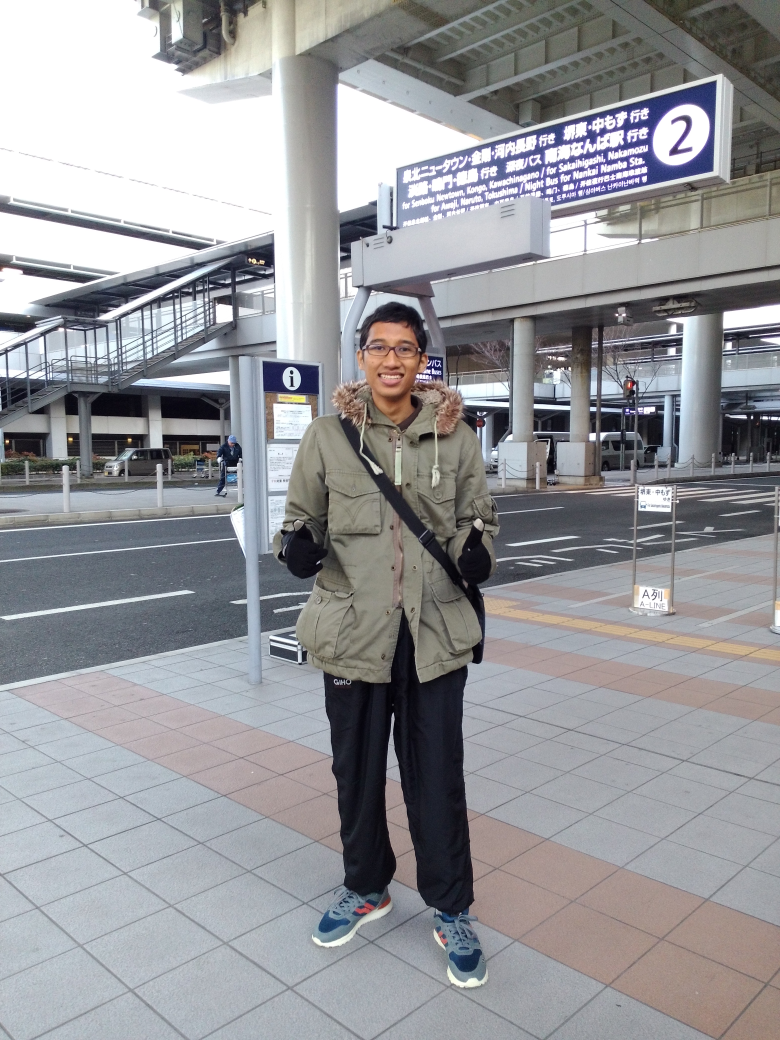
#> input picture img/img.jpg, 3120 x 4160 px (shown at 1/4 size)
$ python 'image grayscale.py'   (Python 2 division)   (older library calls are emulated)
#> lines starting #> are read from the running program, lines starting #| are printed output that depends on the picture
import cv2

image = cv2.imread("img/img.jpg", cv2.CV_LOAD_IMAGE_GRAYSCALE)
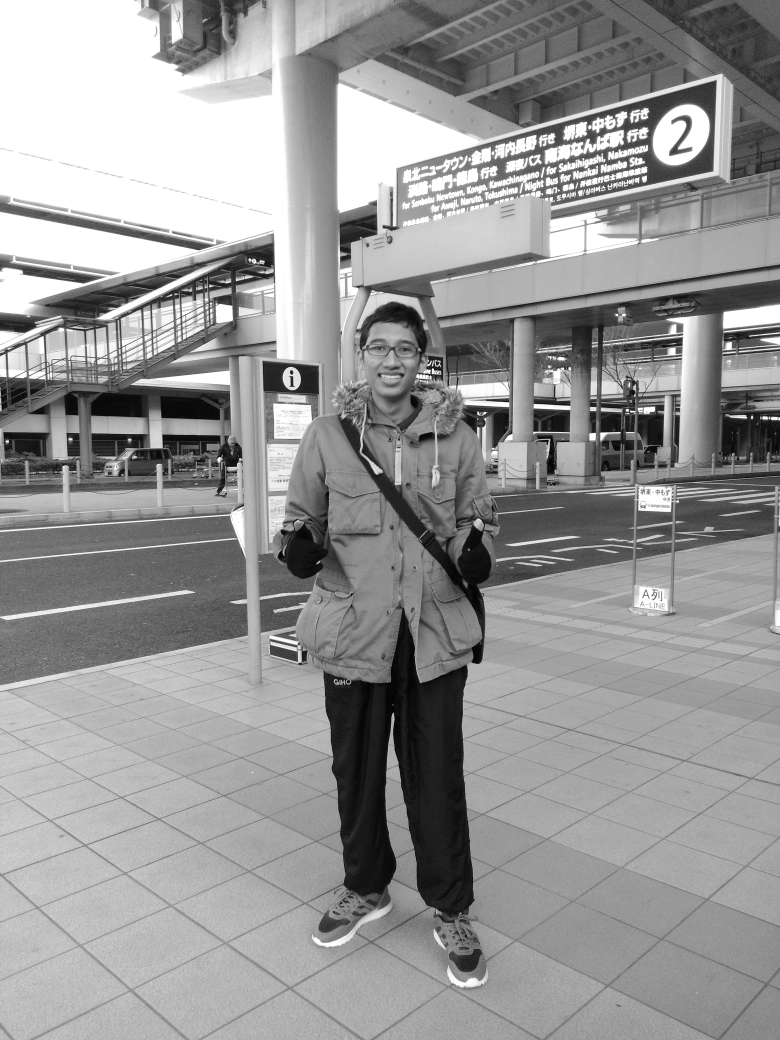
#> image: shape (4160, 3120) (shown at 1/4 size); min 0, max 255, mean 150.6
if cv2.imwrite('img/img-grayscale.jpg',image) :
	print "Success"
else :
	print "Failed"

oriimage = cv2.imread("img/img.jpg")
#> oriimage is the input picture: shape (4160, 3120, 3); mean B, G, R 153.9, 150.3, 149.8
newx,newy = oriimage.shape[1]/6,oriimage.shape[0]/6 #new size (w,h)
#> newx = 520; newy = 693
newimage = cv2.resize(oriimage,(newx,newy))
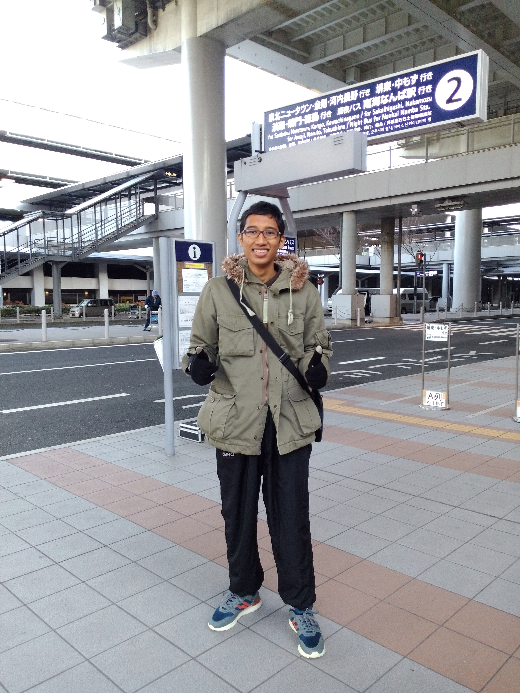
#> newimage: shape (693, 520, 3); mean B, G, R 153.8, 150.2, 149.7
cv2.imshow("original image",oriimage)
cv2.imshow("resize image",newimage)
cv2.imwrite('img/image-resize.jpg',newimage)
cv2.waitKey(0)
cv2.destroyAllWindows()
